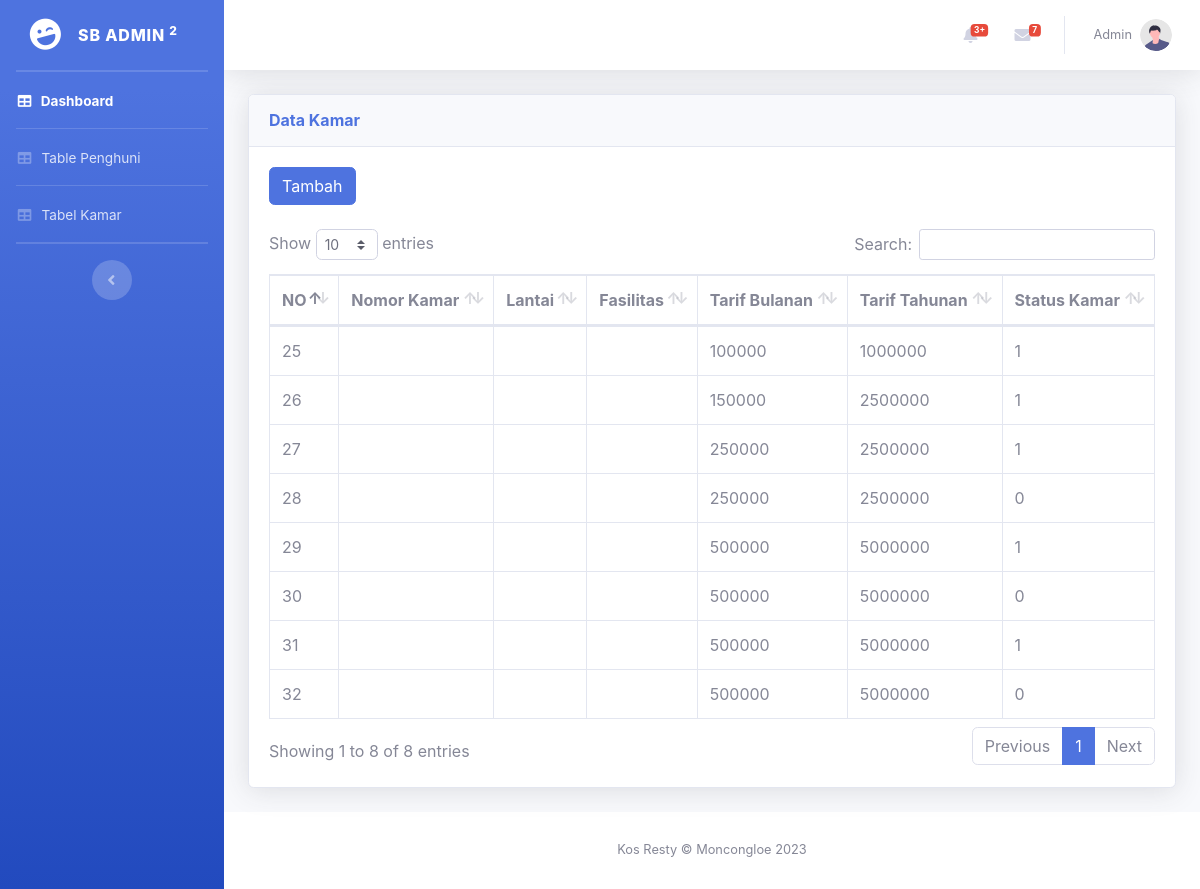
The app's page /index.php/tabel_kamar with its own data.
### tables this page shows
CREATE TABLE `kamar` (
  `id_kamar` int(11) NOT NULL AUTO_INCREMENT,
  `id_kos` int(11) DEFAULT NULL,
  `nama_kamar` varchar(100) DEFAULT NULL,
  `tarif_bulanan` int(11) DEFAULT NULL,
  `tarif_tahunan` int(11) DEFAULT NULL,
  `status_kamar` varchar(255) NOT NULL,
  `foto` varchar(255) DEFAULT NULL,
  PRIMARY KEY (`id_kamar`),
  KEY `id_kos` (`id_kos`),
  CONSTRAINT `kamar_ibfk_1` FOREIGN KEY (`id_kos`) REFERENCES `daftar_kos` (`id_kos`) ON DELETE CASCADE ON UPDATE CASCADE
);

### application/controllers/Tabel_kamar.php (called while the page is built, shortened)
<?php
class Tabel_kamar extends CI_Controller {
    public function __construct()
    {
        $this->load->helper('url');
        $this->load->library('session');
    }
    public function index(){
        $this->load->model('Model_kamar');
        $data['kmr'] = $this->Model_kamar->getdatakmr();
        $data['title'] = 'TblKmr';
        $this->load->view('tabel-kamar', $data);
    }
}

### index.php (called while the page is built, shortened)
<?php
require_once BASEPATH.'core/CodeIgniter.php';

### application/models/Model_kamar.php (called while the page is built, shortened)
<?php
class Model_kamar extends CI_Model
{
    public function getdatakmr()
    {
        $sql = "SELECT * FROM kamar";
        $hasil =  $this->db->query($sql);
        $data =  $hasil->result_array($sql);
        return $data;
    }
}

### application/views/tabel-kamar.php (the view, shortened to what this page needs)
<!DOCTYPE html>
<html lang="en">
<head>
    <link href="<?php echo base_url(); ?>vendor/fontawesome-free/css/all.min.css" rel="stylesheet" type="text/css">
    <link href="<?php echo base_url(); ?>css/sb-admin-2.min.css" rel="stylesheet">
    <link href="<?php echo base_url(); ?>vendor/datatables/dataTables.bootstrap4.min.css" rel="stylesheet">
</head>
<body id="page-top">
    <div id="wrapper">
        <ul class="navbar-nav bg-gradient-primary sidebar sidebar-dark accordion" id="accordionSidebar">
            <a class="sidebar-brand d-flex align-items-center justify-content-center" href="home">
                <div class="sidebar-brand-icon rotate-n-15">
                    <i class="fas fa-laugh-wink"></i>
                </div>
                <div class="sidebar-brand-text mx-3">SB Admin <sup>2</sup></div>
            </a>
            <hr class="sidebar-divider my-0">
            <hr class="sidebar-divider my-0">
            <li class="nav-item active">
                <a class="nav-link" href="<?php echo base_url(); ?>home">
                    <i class="fas fa-fw fa-table"></i>
                    <span>Dashboard</span></a>
            </li>
            <hr class="sidebar-divider my-0">
            <li class="nav-item">
                <a class="nav-link" href="<?php echo base_url(); ?>Tabel_penghuni">
                    <i class="fas fa-fw fa-table"></i>
                    <span>Table Penghuni</span></a>
            </li>
            <hr class="sidebar-divider my-0">
            <li class="nav-item">
                <a class="nav-link" href="<?php echo base_url(); ?>tabel_kamar">
                    <i class="fas fa-fw fa-table"></i>
                    <span>Tabel Kamar</span></a>
            </li>
            <hr class="sidebar-divider my-0">
            <hr class="sidebar-divider d-none d-md-block">
            <div class="text-center d-none d-md-inline">
                <button class="rounded-circle border-0" id="sidebarToggle"></button>
            </div>
        </ul>
        <div id="content-wrapper" class="d-flex flex-column">
            <div id="content">
                <nav class="navbar navbar-expand navbar-light bg-white topbar mb-4 static-top shadow">
                    <ul class="navbar-nav ml-auto">
                        <li class="nav-item dropdown no-arrow mx-1">
                            <a class="nav-link dropdown-toggle" href="#" id="alertsDropdown" role="button"
                                data-toggle="dropdown" aria-haspopup="true" aria-expanded="false">
                                <span class="badge badge-danger badge-counter">3+</span>
                            </a>
                        </li>
                        <li class="nav-item dropdown no-arrow mx-1">
                            <a class="nav-link dropdown-toggle" href="#" id="messagesDropdown" role="button"
                                data-toggle="dropdown" aria-haspopup="true" aria-expanded="false">
                                <i class="fas fa-envelope fa-fw"></i>
                                <span class="badge badge-danger badge-counter">7</span>
                            </a>
                        </li>
                        <li class="nav-item dropdown no-arrow">
                            <a class="nav-link dropdown-toggle" href="#" id="userDropdown" role="button"
                                data-toggle="dropdown" aria-haspopup="true" aria-expanded="false">
                                <span class="mr-2 d-none d-lg-inline text-gray-600 small">Admin</span>
                                <img class="img-profile rounded-circle"
                                    src="images/undraw_profile.svg">
                            </a>
                        </li>
                    </ul>
                </nav>
                <div class="container-fluid">
                    <div class="card shadow mb-4">
                        <div class="card-header py-3">
                            <h6 class="m-0 font-weight-bold text-primary">Data Kamar</h6>
                        </div>
                        <div class="card-body">
                        <button type="button" class="btn btn-primary" data-toggle="modal" data-target="#exampleModal" data-whatever="@getbootstrap" class="btn btn-primary mb-3">Tambah</button><br><br>
                            <div class="table-responsive">
                                <table class="table table-bordered" id="dataTable" width="100%" cellspacing="0">
                                    <thead>
                                        <tr>
                                            <th>NO</th>
                                            <th>Nomor Kamar</th>
                                            <th>Lantai</th>
                                            <th>Fasilitas</th>
                                            <th>Tarif Bulanan</th>
                                            <th>Tarif Tahunan</th>
                                            <th>Status Kamar</th>
                                        </tr>
                                    </thead>
                                    <tbody>
                                        <?php
                                            foreach($kmr as $row){
                                                echo '
                                                <tr>
                                                    <td>'.$row['id_kamar'].'</td>
                                                    <td>'.$row['no_kamar'].'</td>
                                                    <td>'.$row['no_lantai'].'</td>
                                                    <td>'.$row['fasilitas'].'</td>
                                                    <td>'.$row['tarif_bulanan'].'</td>
                                                    <td>'.$row['tarif_tahunan'].'</td>
                                                    <td>'.$row['status_kamar'].'</td>
                                                </tr>
                                                ';
                                            }
                                        ?>
                                    </tbody>
                                </table>
                            </div>
                        </div>
                    </div>
                </div>
            </div>
            <footer class="sticky-footer bg-white">
                <div class="container my-auto">
                    <div class="copyright text-center my-auto">
                        <span>Kos Resty &copy; Moncongloe 2023</span>
                    </div>
                </div>
            </footer>
        </div>
    </div>
</body>
</html>

### records on screen
kamar: id_kamar "25", tarif_bulanan "100000", tarif_tahunan "1000000", status_kamar "1"
kamar: id_kamar "26", tarif_bulanan "150000", tarif_tahunan "2500000", status_kamar "1"
kamar: id_kamar "27", tarif_bulanan "250000", tarif_tahunan "2500000", status_kamar "1"
kamar: id_kamar "28", tarif_bulanan "250000", tarif_tahunan "2500000", status_kamar "0"
kamar: id_kamar "29", tarif_bulanan "500000", tarif_tahunan "5000000", status_kamar "1"
kamar: id_kamar "30", tarif_bulanan "500000", tarif_tahunan "5000000", status_kamar "0"
kamar: id_kamar "31", tarif_bulanan "500000", tarif_tahunan "5000000", status_kamar "1"
kamar: id_kamar "32", tarif_bulanan "500000", tarif_tahunan "5000000", status_kamar "0"
